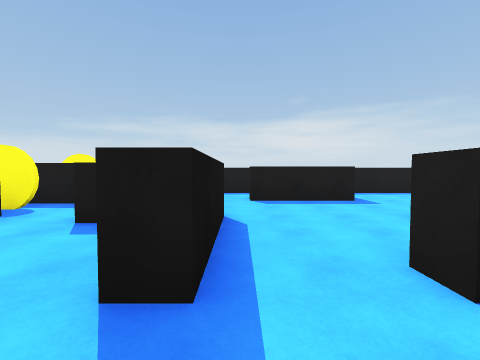
View 1 (above)

19 first-person views from a walk through a scene from a Unity 3-D project. The camera is 1.4 m above the floor, tilts 2° down and sees 90° across. The floor is counted in squares, 2 m on a side. Each view is taken from the middle of a square. On the plan, view 1 faces up. The plan holds only what a view shows up to about 9 squares ahead; the rest is blank. The player is left out.

View 2
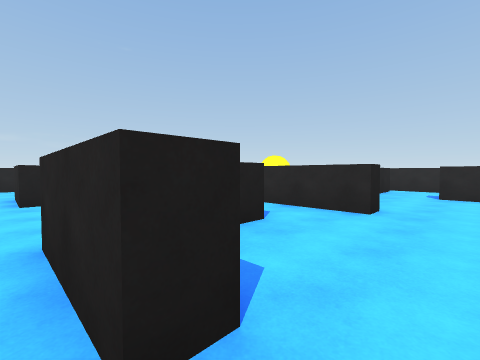

View 3
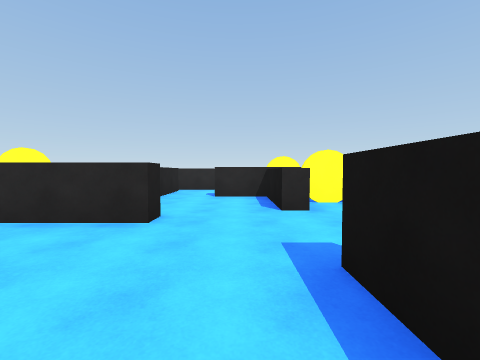

View 4
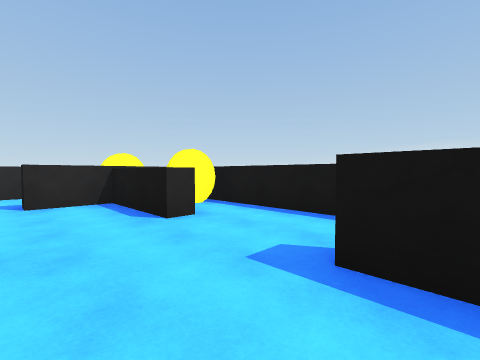

View 5
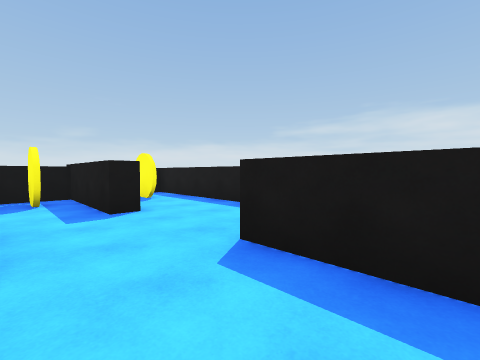

View 6
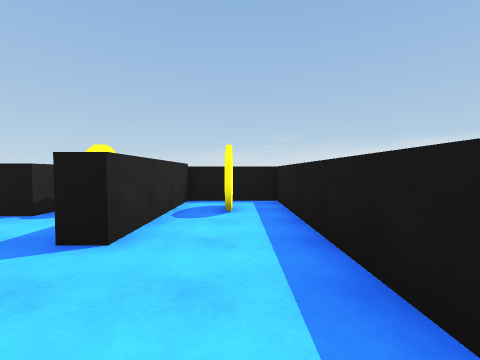

View 7
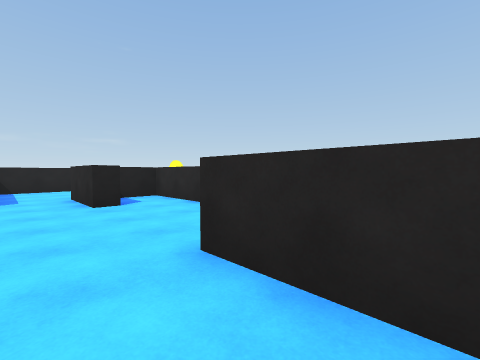

View 8
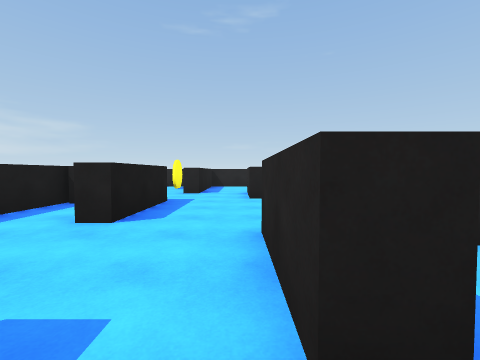

View 9
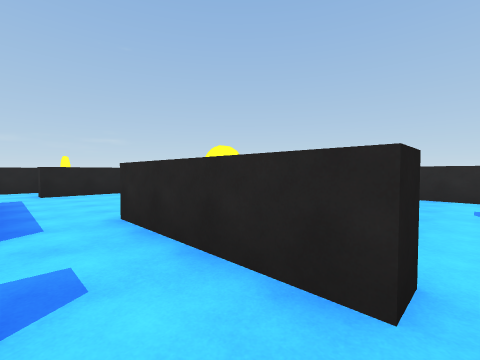

View 10
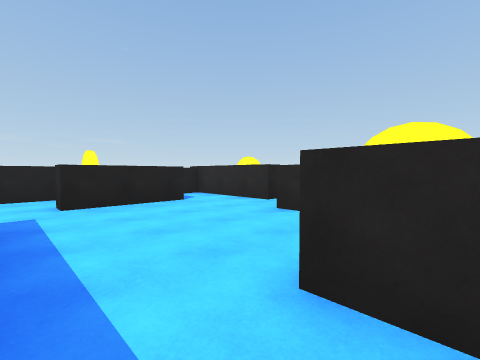

View 11
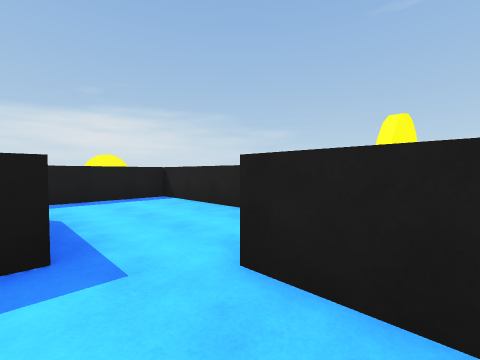

View 12
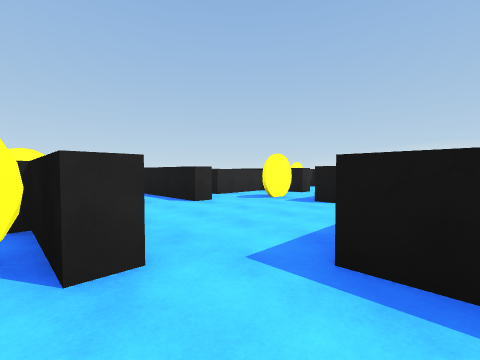

View 13
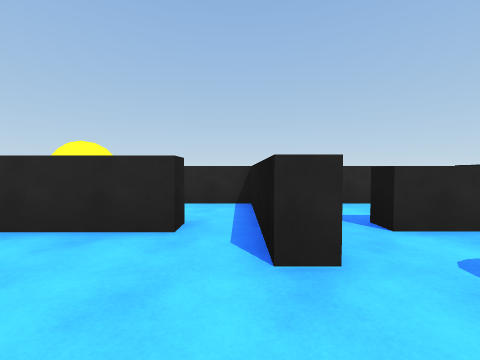

View 14
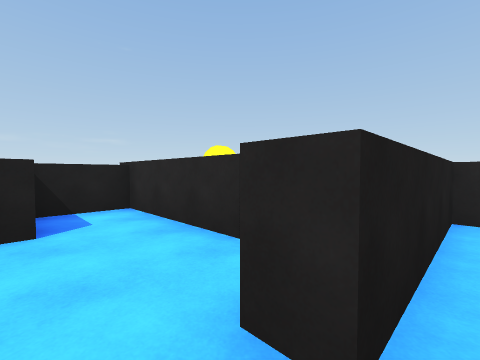

View 15
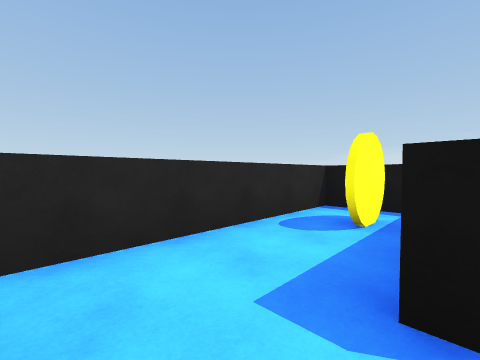

View 16
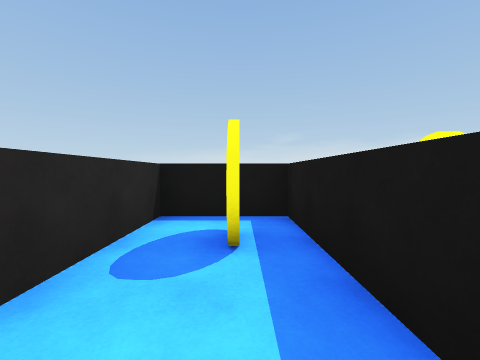

View 17
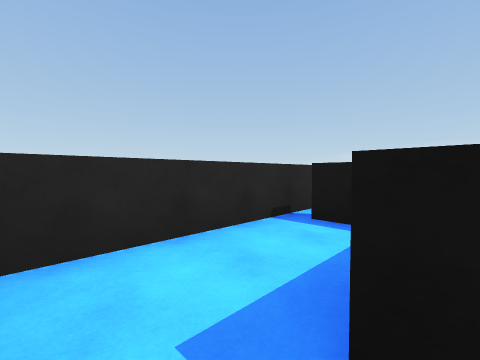

View 18
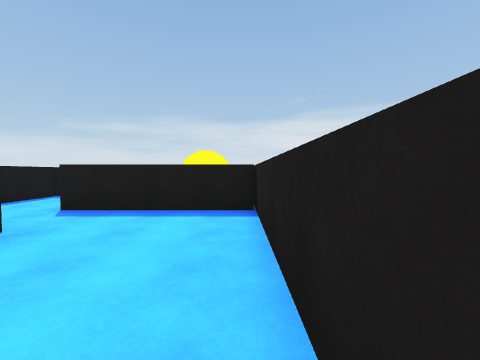

View 19
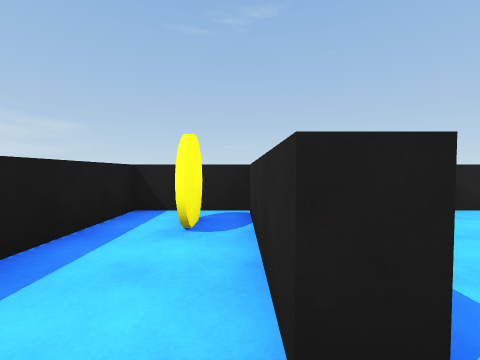

### Floor plan
Ten units are one square. View 1 is at (0, 0); x grows to the right and y downward. Boxes are objects, and circles mark ways between rooms. Rooms are numbered by the first view taken in them; rooms with no view inside come last. Other rooms are left out.
<svg viewBox="-63 -84 153 151">
<path fill="none" stroke="#000" d="M-42 13 -38 13 -38 38M-18 9 -18 3 17 3M-26 42 -58 42 -58 62 -6 62M-50 38 -23 38 -23 42M-58 -5 -58 29M-3 -12 -8 -12 -8 -18M-8 58 -8 38M-23 -31 -23 -37M-38 -37 -38 -12M-23 -37 -3 -37 -3 -12M29 -58 3 -58 3 -62M32 -31 32 -37 52 -37M13 -12 13 -18M25 -17 47 -17 47 -28M31 -79 -46 -79M-42 -37 -38 -37M-44 -58 -23 -58 -23 -53 -45 -53M47 -53 47 -58M32 28 37 28 37 62M47 38 75 38M62 24 62 -3M17 3 17 8M52 -12 49 -12M0 38 22 38M-8 22 -3 22 -3 28M52 -21 52 -12M62 -3 67 -3 67 18M83 0 83 -56M82 -53 47 -53M22 38 22 44M-3 51 -3 58M47 42 47 38M-6 62 32 62 32 28M47 -58 83 -58 83 -79 31 -79M28 -78 28 -62M-46 -79 -58 -79 -58 -58 -51 -58"/>
<rect x="-55" y="15" width="10" height="20" fill="#bbb"><title>other object</title></rect>
<rect x="-45" y="45" width="10" height="10" fill="#bbb"><title>other object</title></rect>
<rect x="-55" y="-75" width="20" height="10" fill="#bbb"><title>other object</title></rect>
<rect x="-45" y="-45" width="10" height="10" fill="#bbb"><title>other object</title></rect>
<rect x="5" y="15" width="20" height="10" fill="#bbb"><title>other object</title></rect>
<rect x="75" y="35" width="10" height="10" fill="#bbb"><title>other object</title></rect>
<rect x="75" y="25" width="10" height="10" fill="#bbb"><title>other object</title></rect>
<rect x="75" y="15" width="10" height="10" fill="#bbb"><title>other object</title></rect>
<rect x="75" y="-5" width="10" height="20" fill="#bbb"><title>other object</title></rect>
<rect x="65" y="-75" width="10" height="10" fill="#bbb"><title>other object</title></rect>
<circle cx="-30" cy="-30" r="3" fill="#2a7"/>
<circle cx="10" cy="-10" r="3" fill="#2a7"/>
<circle cx="10" cy="10" r="3" fill="#2a7"/>
<circle cx="0" cy="60" r="3" fill="#2a7"/>
<circle cx="50" cy="-45" r="3" fill="#2a7"/>
<circle cx="40" cy="-60" r="3" fill="#2a7"/>
<circle cx="-35" cy="-65" r="3" fill="#2a7"/>
<circle cx="60" cy="0" r="3" fill="#2a7"/>
<circle cx="70" cy="30" r="3" fill="#2a7"/>
<circle cx="30" cy="40" r="3" fill="#2a7"/>
<text x="-30" y="20">1</text>
<text x="0" y="-50">2</text>
<text x="40" y="20">3</text>
<text x="70" y="-20">4</text>
<text x="20" y="50">5</text>
<text x="60" y="-70">6</text>
<text x="-50" y="-70">7</text>
</svg>
Room 1 opens to room 2. Room 1 opens to room 3. Room 1 opens to room 5. Room 2 opens to room 4. Room 2 opens to room 6. Room 2 opens to room 7. Room 3 opens to room 4. Room 3 opens to room 5.

Where each view was taken, in squares from view 1:
view 1: 0 up, 0 right, facing up
view 2: 4 up, 3 left, facing down-right
view 3: 3 up, 3 left, facing down
view 4: 2 up, 2 left, facing down-left
view 5: 4 up, 2 right, facing up-left
view 6: 7 up, 0 right, facing left
view 7: 5 up, 2 left, facing down-right
view 8: 4 up, 3 left, facing right
view 9: 1 up, 2 left, facing down-right
view 10: 1 up, 1 right, facing down-right
view 11: 1 down, 5 right, facing up-right
view 12: 2 up, 7 right, facing down-left
view 13: 1 down, 4 right, facing down
view 14: 2 down, 3 right, facing down-right
view 15: 4 down, 1 left, facing down-left
view 16: 5 down, 2 left, facing left
view 17: 4 down, 3 right, facing down-left
view 18: 1 up, 8 right, facing up
view 19: 6 up, 4 right, facing right
